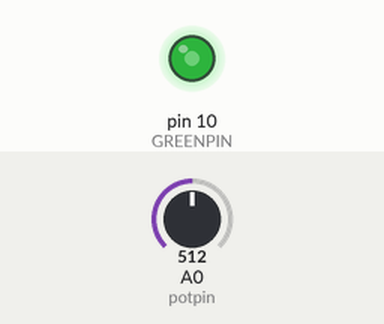
A sketch run on a simulated Arduino Uno, built with avr-gcc and run on an emulated ATmega328P. Shown: output pins drawn as LEDs (lit = HIGH). The inputs (shaded band) are chosen by the test bench; at power-on: A0 (potpin) = 512.

Above: at 1.2 s.
1.3 s: A0 (potpin) set to 716
At 2.4 s:
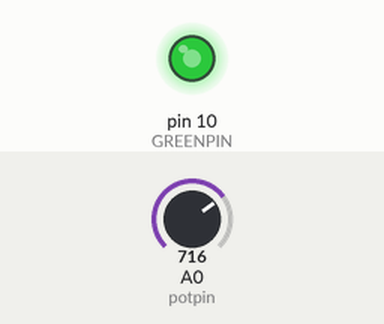
2.8 s: A0 (potpin) set to 900
At 3.6 s:
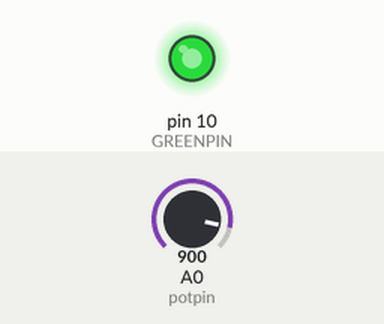
4.3 s: A0 (potpin) set to 122
At 4.7 s:
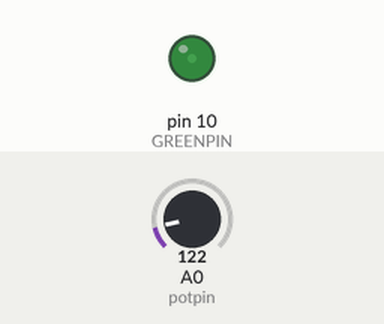
5.8 s: A0 (potpin) set to 0
At 7.0 s:
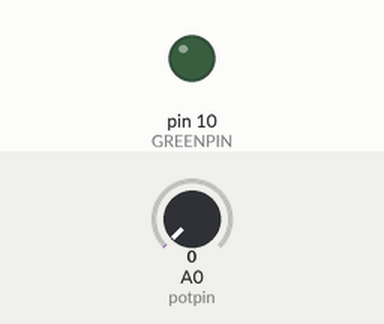
7.3 s: A0 (potpin) set to 511
At 8.2 s:
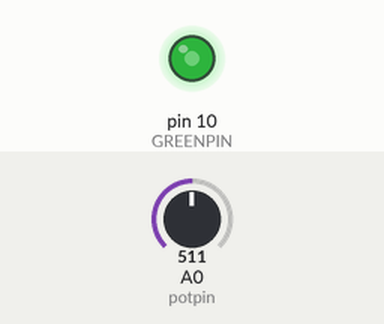
Timing chart, 0 to 9.8 s (numbered marks = the images above; inputs shaded):
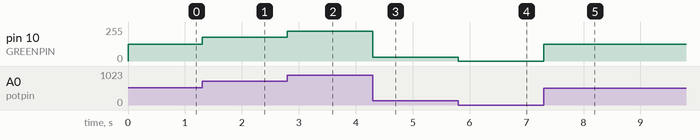

The sketch:

non_addr_pixle.ino
```cpp
/*The simplest code for testing Arduino control over Non-addressable
LED strips (not Neo-pixle) . Requires a single N-channel Mosfet
(just fades the green LEDs . . . if connected to green) .
This is the proof of concept to know we can power these cheap
strips if we need them. */

#define GREENPIN 10
#define FADESPEED 5 // make this higher to slow down
int potpin = 0;  // analog pin used to connect the potentiometer
int val;    // variable to read the value from the analog pin

void setup() {
  // put your setup code here, to run once:
pinMode(GREENPIN, OUTPUT);
}

void loop() {
  val = analogRead(potpin);    // reads the value of the potentiometer (value between 0 and 1023)
  val = map(val, 0, 1023, 0, 255);     // scale it to choose a color
  analogWrite(GREENPIN, val);

/*
int g=0;
 for (g = 0; g < 256; g++) {
analogWrite(GREENPIN, g);
delay(FADESPEED);
}
*/
}
```

Measured:
- after the input at 1.3 s, pin 10 (GREENPIN): 127/255 → 178/255 at once
- after the input at 2.8 s, pin 10 (GREENPIN): 178/255 → 224/255 at once
- after the input at 4.3 s, pin 10 (GREENPIN): 224/255 → 30/255 at once
- after the input at 5.8 s, pin 10 (GREENPIN): 30/255 → 0/255 at once
- after the input at 7.3 s, pin 10 (GREENPIN): 0/255 → 127/255 at once
